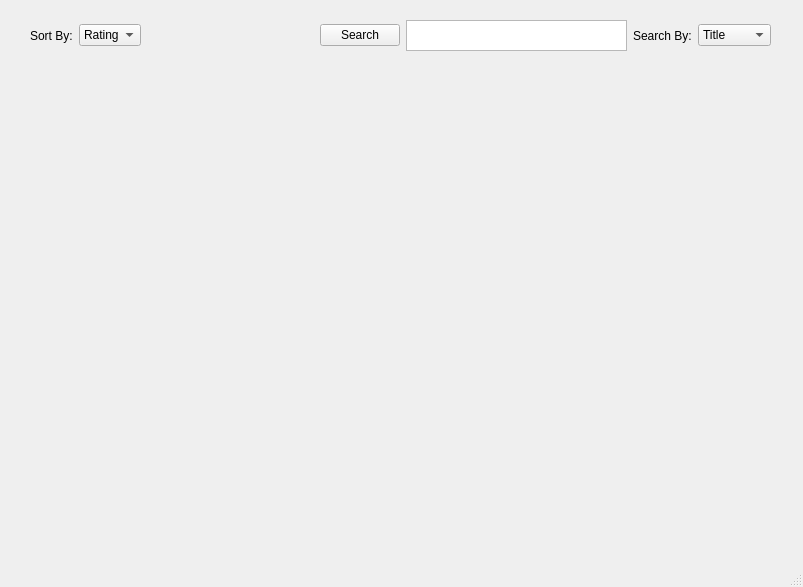
<?xml version="1.0" encoding="UTF-8"?>
<ui version="4.0">
 <class>SearchWindow</class>
 <widget class="QMainWindow" name="SearchWindow">
  <property name="geometry">
   <rect>
    <x>0</x>
    <y>0</y>
    <width>803</width>
    <height>587</height>
   </rect>
  </property>
  <property name="windowTitle">
   <string>MainWindow</string>
  </property>
  <widget class="QWidget" name="centralwidget">
   <widget class="QWidget" name="gridLayoutWidget">
    <property name="geometry">
     <rect>
      <x>20</x>
      <y>70</y>
      <width>761</width>
      <height>451</height>
     </rect>
    </property>
    <layout class="QGridLayout" name="gridLayout">
     <property name="leftMargin">
      <number>0</number>
     </property>
    </layout>
   </widget>
   <widget class="QWidget" name="horizontalLayoutWidget">
    <property name="geometry">
     <rect>
      <x>320</x>
      <y>20</y>
      <width>451</width>
      <height>31</height>
     </rect>
    </property>
    <layout class="QHBoxLayout" name="horizontalLayout_2">
     <item>
      <widget class="QPushButton" name="pushButton">
       <property name="text">
        <string>Search</string>
       </property>
      </widget>
     </item>
     <item>
      <widget class="QTextEdit" name="textEdit"/>
     </item>
     <item>
      <widget class="QLabel" name="label">
       <property name="text">
        <string>Search By:</string>
       </property>
      </widget>
     </item>
     <item>
      <widget class="QComboBox" name="SortByBoxSearch_2">
       <item>
        <property name="text">
         <string>Title</string>
        </property>
       </item>
       <item>
        <property name="text">
         <string>Director</string>
        </property>
       </item>
       <item>
        <property name="text">
         <string>Genre</string>
        </property>
       </item>
      </widget>
     </item>
    </layout>
   </widget>
   <widget class="QWidget" name="horizontalLayoutWidget_2">
    <property name="geometry">
     <rect>
      <x>30</x>
      <y>20</y>
      <width>111</width>
      <height>31</height>
     </rect>
    </property>
    <layout class="QHBoxLayout" name="horizontalLayout">
     <item>
      <widget class="QLabel" name="label_6">
       <property name="enabled">
        <bool>true</bool>
       </property>
       <property name="text">
        <string>Sort By:</string>
       </property>
      </widget>
     </item>
     <item>
      <widget class="QComboBox" name="SortByBoxSearch">
       <item>
        <property name="text">
         <string>Rating</string>
        </property>
       </item>
       <item>
        <property name="text">
         <string>A-Z</string>
        </property>
       </item>
      </widget>
     </item>
    </layout>
   </widget>
  </widget>
  <widget class="QMenuBar" name="menubar">
   <property name="geometry">
    <rect>
     <x>0</x>
     <y>0</y>
     <width>803</width>
     <height>22</height>
    </rect>
   </property>
  </widget>
  <widget class="QStatusBar" name="statusbar"/>
 </widget>
 <resources/>
 <connections/>
</ui>
